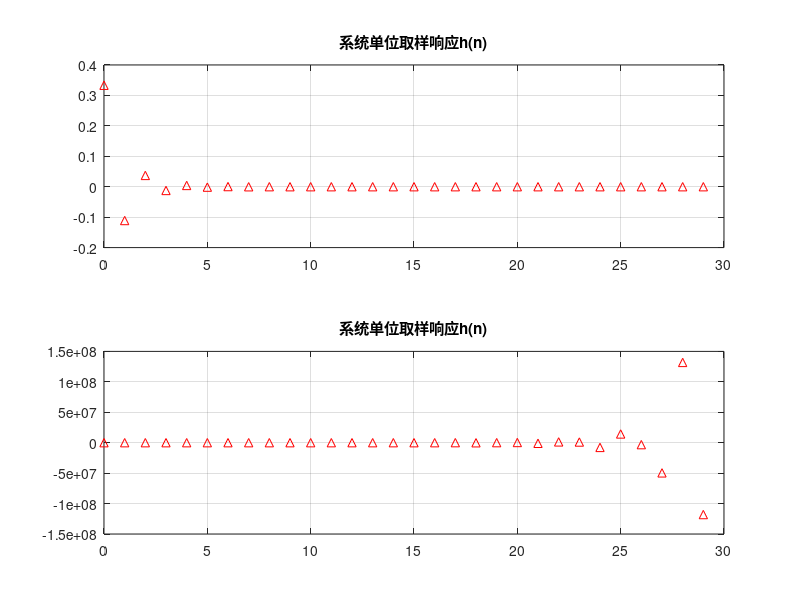

This chart was generated by the following MATLAB code:
%实验2-1 离散时间系统的单位取样响应，并判断系统的稳定性
clear
clc
close all

% 3y(n) + 4y(n−1) + y(n−2) = x(n) + x(n−1)
subplot(2,1,1)

A1=[3 4 1];
B1=[1 1 0];
impz(B1,A1,30);
grid on

title('系统单位取样响应h(n)')
p1_1=roots(A1);
p1_2=roots(B1);

pm1=abs(p1_1(~ismember(p1_1, p1_2)));
if max(pm1)<1
    fprintf('系统1因果稳定\n');
else
    fprintf('系统1非因果稳定\n')
end

% 2.5y(n) + 6y(n-1) + 10y(n-2) = x(n)
subplot(2,1,2)

A2=[2.5 6 10];
B2=[1];

impz(B2,A2,30);
grid on

title('系统单位取样响应h(n)')

p2_1=roots(A2);
p2_2=roots(B2);
pm2=abs(p2_1(~ismember(p2_1, p2_2)));

if max(pm2)<1
    fprintf('系统2因果稳定\n');
else
    fprintf('系统2非因果稳定\n')
end











